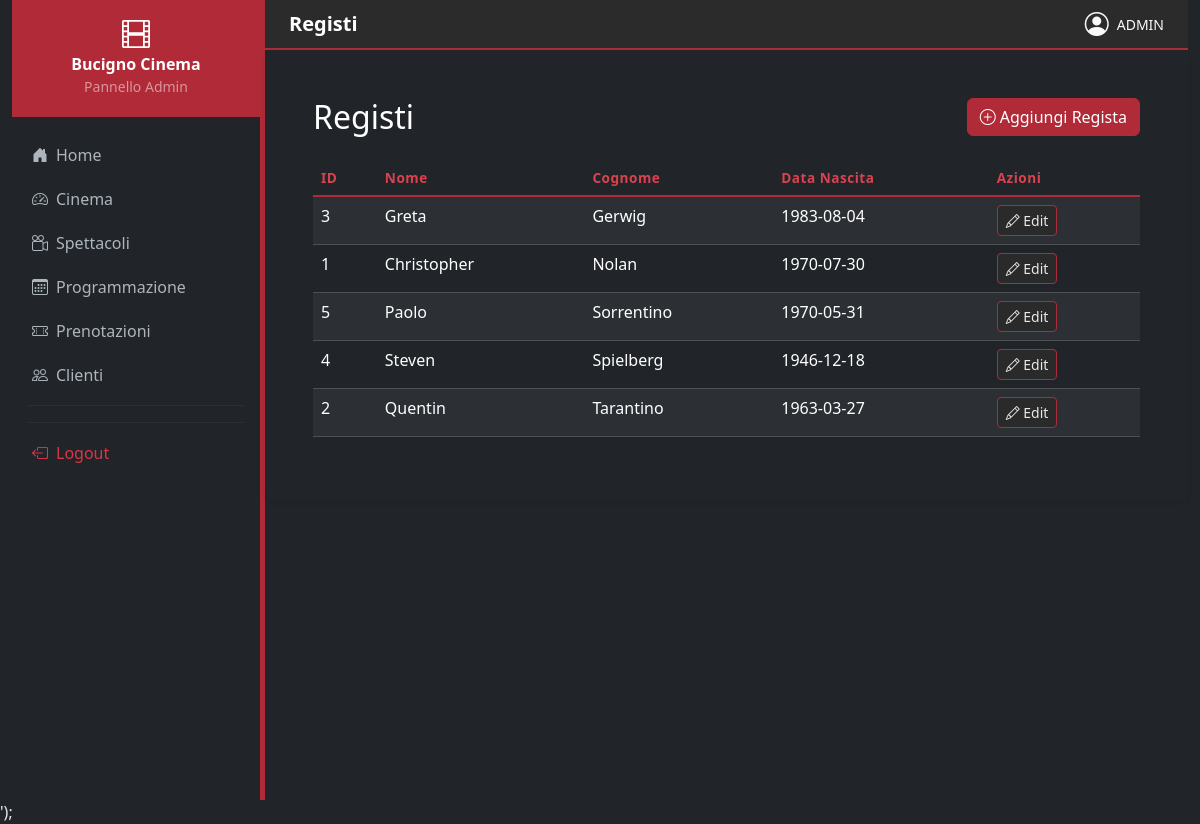
The app's page /Sub_Admin/admin-registi.php (signed in) with its own data.
### tables this page shows
CREATE TABLE `regista` (
  `id` int(11) NOT NULL,
  `nome` varchar(50) DEFAULT NULL,
  `cognome` varchar(50) DEFAULT NULL,
  `data_nascita` date DEFAULT NULL
);

### Sub_Admin/admin-registi.php (the view, shortened to what this page needs)
<?php
require_once __DIR__ . "/../config/db.php";
$registi = $pdo->query("SELECT * FROM regista ORDER BY cognome")->fetchAll(PDO::FETCH_ASSOC);
$righe = '';
foreach ($registi as $r) {
  $nome    = htmlspecialchars($r['nome']);
  $cognome = htmlspecialchars($r['cognome']);
  $nascita = htmlspecialchars($r['data_nascita'] ?? '');
  $righe .= "
    <tr>
        <td>{$r['id']}</td>
        <td>{$nome}</td>
        <td>{$cognome}</td>
        <td>{$nascita}</td>
        <td>
            <button class='btn btn-sm btn-primary'
                data-bs-toggle='modal' data-bs-target='#editRegistaModal'
                onclick=\"apriEditRegista('{$r['id']}', '{$nome}', '{$cognome}', '{$nascita}')\">
                <i class='bi bi-pencil'></i> Edit
            </button>
        </td>
    </tr>";
}
$title      = 'Registi';
$activePage = 'registi';
$body = "
<div class='container-fluid text-white p-4'>
    <div class='d-flex justify-content-between align-items-center mb-4'>
        <h2 class='mb-0'>Registi</h2>
        <button class='btn btn-danger' data-bs-toggle='modal' data-bs-target='#addRegistaModal'>
            <i class='bi bi-plus-circle me-1'></i>Aggiungi Regista
        </button>
    </div>
    <div class='table-responsive'>
      <table class='table table-striped table-dark' id='registiTable'>
        <thead><tr><th>ID</th><th>Nome</th><th>Cognome</th><th>Data Nascita</th><th>Azioni</th></tr></thead>
        <tbody>$righe</tbody>
      </table>
    </div>
</div>
";
$template = file_get_contents("../inc/admin_page.inc.php");
$template = str_replace("{{title}}", $title, $template);
$template = str_replace("{{body}}", $body, $template);
$template = str_replace("{{admin_name}}", strtoupper($_SESSION['admin_name']), $template);
$voci = ['dashboard', 'film', 'programmazione', 'biglietti', 'utenti', 'statistiche', 'impostazioni', 'registi', 'case', 'cinema'];
foreach ($voci as $voce) {
  $template = str_replace("{{active_$voce}}", $activePage === $voce ? 'active' : '', $template);
}
echo $template;

### assets/css/styles.css (style rules this page uses)
:root { --rosso: #b02a37; --rosso-scuro: #6b1520; --rosso-chiaro: #d9424f; --nero: #0d0d0d; --grigio-1: #141414; --grigio-2: #1e1e1e; --grigio-3: #2a2a2a; --testo: #e8e8e8; --testo-muted: #888888; --accento: #2a4a35; }
* { box-sizing: border-box; }
body { background-color: var(--nero); color: var(--testo); font-family: 'Segoe UI', sans-serif; }
#sidebar { width: 250px; min-height: 100vh; background-color: #212529; flex-shrink: 0; border-right: 2px solid #b02a37; }
#sidebar .sidebar-brand { background-color: #b02a37; padding: 20px; }
#sidebar .nav-link { color: #adb5bd; padding: 10px 20px; border-radius: 0; display: block; width: 100%; transition: background-color .2s, color .2s; }
#sidebar .nav-link i { width: 20px; }
#sidebar .sidebar-divider { border-color: #495057; margin: 8px 16px; }
#main { flex: 1; background-color: #212529; min-height: 100vh; border-left: 3px solid #b02a37; }
#topbar { background-color: #2b2b2b; border-bottom: 2px solid #b02a37; padding: 12px 24px; }
.table-dark thead tr { border-bottom: 2px solid #b02a37; }
.table-dark thead th { color: #d9424f; font-weight: 600; font-size: 0.85rem; letter-spacing: 0.5px; }
.btn-danger { background-color: #b02a37 !important; border-color: #b02a37 !important; }
.btn-primary { background-color: #2b3035 !important; border-color: #b02a37 !important; color: #e8e8e8 !important; }
.btn-danger { background-color: var(--rosso) !important; border-color: var(--rosso) !important; }
.btn-primary { background-color: var(--grigio-3) !important; border-color: var(--rosso) !important; color: var(--testo) !important; }

### records on screen
regista: id "3", nome "Greta", cognome "Gerwig", data_nascita "1983-08-04"
regista: id "1", nome "Christopher", cognome "Nolan", data_nascita "1970-07-30"
regista: id "5", nome "Paolo", cognome "Sorrentino", data_nascita "1970-05-31"
regista: id "4", nome "Steven", cognome "Spielberg", data_nascita "1946-12-18"
regista: id "2", nome "Quentin", cognome "Tarantino", data_nascita "1963-03-27"
